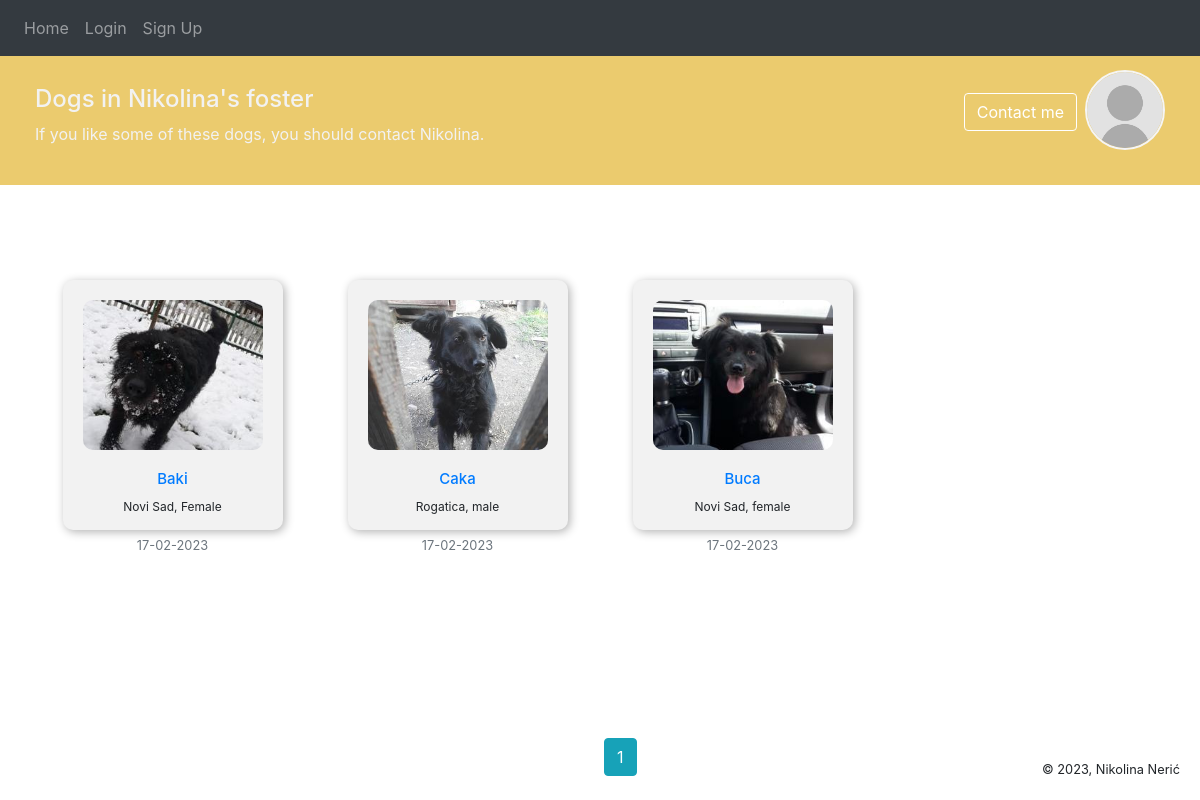
The page /profile/2 on the database its author committed.
### website/models.py (models this page shows, shortened)
class User(db.Model, UserMixin):
    id = db.Column(db.Integer, primary_key = True)
    email = db.Column(db.String(150), unique = True)
    is_verified = db.Column(db.Boolean(150), default = False)
    password = db.Column(db.String(150))
    first_name = db.Column(db.String(150))
    image_file = db.Column(db.String(150), nullable=False, default='default.jpg')
    posts = db.relationship('Post', backref ='author', lazy = True)
    user_info = db.relationship('UserInfo', backref = 'info', uselist = False)

class Post(db.Model):
    id = db.Column(db.Integer, primary_key = True)
    title = db.Column(db.String(150))
    gender = db.Column(db.String(150))
    city = db.Column(db.String(150))
    data = db.Column(db.String(10000))
    image_file = db.Column(db.String(150), nullable=False)
    date_posted = db.Column(db.DateTime(timezone = True), default = func.now())
    user_id = db.Column(db.Integer, db.ForeignKey('user.id'))
    dog_info = db.relationship('DogInfo', backref = 'user', uselist = False)

### website/views.py (the view)
def user(user_id, page = 1):
    author = User.query.filter_by(id = user_id).first()
    page = request.args.get('page', 1, type=int)
    posts = Post.query.filter_by(user_id = user_id).order_by(Post.date_posted.desc()).paginate(page=page, per_page=10)
    return render_template('user.html', posts = posts, user = current_user, author = author)

### website/templates/user.html (shortened to what this page needs)
{% extends "base.html" %} {% block title %}Foster parent{% endblock %}
    {% block content %}
      <div class ="colored-strip">
        <img class="rounded-circle article-img" src="{{ url_for('static', filename='profile_pics/' + author.image_file) }}" style="width: 80px; height: 80px; object-fit: cover; border: 2px solid; border-color: whitesmoke; float: right; margin-top: -15px;">
        {% if author.id != current_user.id %}
        <button id ="pop-up-button" class="btn btn-outline-info btn-outline-info m-2" style="float: right;">Contact me</button>
        <h4 text-align = "center">Dogs in {{ author.first_name }}'s foster</h4>
        <h7 text-align = "center">If you like some of these dogs, you should contact {{ author.first_name }}. </h7>
        {%endif%}
      </div>
      <br>
      <br>
      <br>
      <br>
      <br>
      <br>
      {% if posts%}
      <div class="row text-center">
        {% for post in posts %}
        <div class="col-lg-3">
          <div class="dog-card">
            <img src="{{ url_for('static', filename='profile_pics/' + post.image_file) }}" alt="dog" />
              <h2><a href="{{ url_for('post', post_id = post.id )}}">{{ post.title }} </a></h2>
              <p text-align="center"> {{ post.city }}, {{ post.gender }} </p>
              <small class="text-muted">{{ post.date_posted.strftime('%d-%m-%Y')}}</small>
            </div>
          </div>
        {% endfor %}
      </div>
      {%endif%}
      </div>
        <div class="pagination">
          {% if author.id != current_user.id %}
            {% for page_num in posts.iter_pages(left_edge=1, right_edge=1, left_current=1, right_current=2) %}
              {% if page_num %}
                {% if posts.page == page_num %}
                  <a class="btn btn-info mb-4" style="margin: 4px"; href="{{ url_for('user', user_id = author.id, page=page_num) }}">{{ page_num }}</a>
                {% else %}
                  <a class="btn btn-outline-info mb-4" href="{{ url_for('user', user_id = author.id, page=page_num) }}">{{ page_num }}</a>
                {% endif %}
              {% else %}
                ...
              {% endif %}
            {% endfor %}
          {% endif %}
        </div>
        <br>
        <br>
        <br>
        <br>
    {% endblock %}

### website/templates/base.html (style rules this page uses)
html, body { margin: 0; height: 100%; }

### website/templates/user.html (style rules this page uses)
.dog-card { display: inline-block; width: 220px; margin-top: 80px; text-align: center; vertical-align: top; flex-direction: column; align-items: center; height: 250px; background-color: #f2f2f2; border-radius: 10px; padding: 20px; box-shadow: 2px 2px 10px rgba(0, 0, 0, 0.3); }
.dog-card img { width: 100%; height: 150px; object-fit: cover; border-radius: 10px; margin-bottom: 20px; }
.dog-card h2 { font-size: 15px; margin-bottom: 10px; }
.dog-card p { font-size: 12px; }
.pagination { display: flex; justify-content: center; position:fixed; bottom: 0; left: 50% }
.colored-strip { position: absolute; left: 0; right: 0; top: 50px; width: 100%; background-color: #ebcb6e ; padding: 35px; color:#f2f2f2 }
.btn-outline-info { color: #ffffff; border-color: #ffffff; }

### rows shown on the page
User: image_file (placeholder picture), first_name "Nikolina"
Post: image_file (picture), title "Baki", city "Novi Sad", gender "Female", date_posted "17-02-2023"
Post: image_file (picture), title "Caka", city "Rogatica", gender "male", date_posted "17-02-2023"
Post: image_file (picture), title "Buca", city "Novi Sad", gender "female", date_posted "17-02-2023"

### other values the page prints
{{ page_num }} "1"
